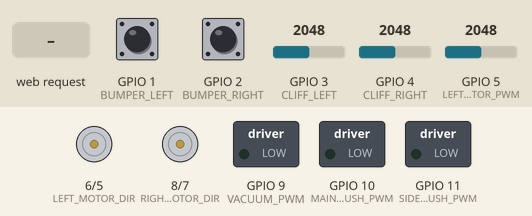
Simulated run of this sketch. Board: ESP32-S3. On the bench: direction and speed pins drawn as motors (green arrow = direction pin HIGH = forward, orange = LOW = backward, longer = more drive), switched loads named in the sketch (green lamp = pin HIGH). The inputs (shaded band) are chosen by the test bench; at power-on: GPIO 3 (CLIFF_LEFT) = 2048, GPIO 1 (BUMPER_LEFT) HIGH, GPIO 2 (BUMPER_RIGHT) HIGH, GPIO 4 (CLIFF_RIGHT) = 2048, GPIO 5 (LEFT_MOTOR_PWM) = 2048. WiFi joins after 1.5 s; servers stay silent unless stated; what the sketch prints to the serial monitor is not drawn.

Above: at 3.7 s.
3.8 s: HTTP request GET /drive?left=1 received
At 4.6 s:
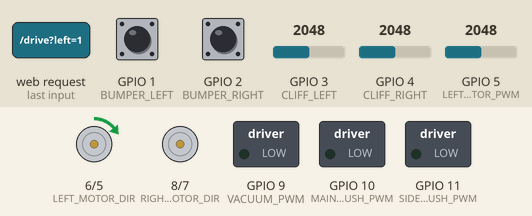
5.3 s: GPIO 3 (CLIFF_LEFT) set to 88
At 5.7 s:
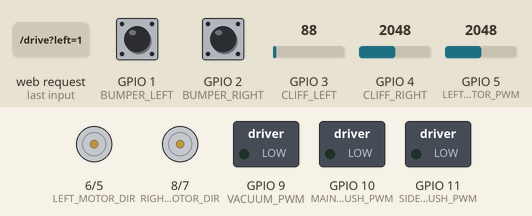
Timing chart, 0 to 8.3 s (numbered marks = the images above; inputs shaded):
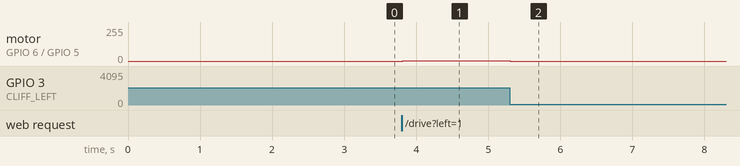

The sketch:

shark_controller.ino
```cpp
/*
 * Shark Robot Controller - Portenta H7 Firmware
 *
 * Receives commands via WiFi HTTP and controls motors
 * Designed to interface with the robot's motor drivers
 *
 * Hardware connections (adjust based on your wiring):
 * - Left wheel motor:  PWM on D5, DIR on D6
 * - Right wheel motor: PWM on D7, DIR on D8
 * - Vacuum motor:      PWM on D9
 * - Main brush:        PWM on D10
 * - Side brush:        PWM on D11
 */

#include <WiFi.h>
#include <WebServer.h>
#include <ArduinoJson.h>

// WiFi credentials - UPDATE THESE
const char* ssid = "Evolving Software";
const char* password = "YOUR_WIFI_PASSWORD";  // Update this!

// Motor pin definitions - UPDATE BASED ON YOUR WIRING
#define LEFT_MOTOR_PWM    5
#define LEFT_MOTOR_DIR    6
#define RIGHT_MOTOR_PWM   7
#define RIGHT_MOTOR_DIR   8
#define VACUUM_PWM        9
#define MAIN_BRUSH_PWM    10
#define SIDE_BRUSH_PWM    11

// Sensor pins (if connected)
#define BUMPER_LEFT       A0
#define BUMPER_RIGHT      A1
#define CLIFF_LEFT        A2
#define CLIFF_RIGHT       A3
#define CLIFF_FRONT       A4

// Motor state
int leftSpeed = 0;
int rightSpeed = 0;
int vacuumPower = 0;
int brushSpeed = 0;
unsigned long driveEndTime = 0;

WebServer server(8080);

void setup() {
  Serial.begin(115200);
  delay(1000);

  Serial.println("Shark Robot Controller - Portenta H7");
  Serial.println("=====================================");

  // Initialize motor pins
  pinMode(LEFT_MOTOR_PWM, OUTPUT);
  pinMode(LEFT_MOTOR_DIR, OUTPUT);
  pinMode(RIGHT_MOTOR_PWM, OUTPUT);
  pinMode(RIGHT_MOTOR_DIR, OUTPUT);
  pinMode(VACUUM_PWM, OUTPUT);
  pinMode(MAIN_BRUSH_PWM, OUTPUT);
  pinMode(SIDE_BRUSH_PWM, OUTPUT);

  // Initialize sensor pins
  pinMode(BUMPER_LEFT, INPUT_PULLUP);
  pinMode(BUMPER_RIGHT, INPUT_PULLUP);
  pinMode(CLIFF_LEFT, INPUT);
  pinMode(CLIFF_RIGHT, INPUT);
  pinMode(CLIFF_FRONT, INPUT);

  // Stop all motors initially
  stopAllMotors();

  // Connect to WiFi
  connectWiFi();

  // Setup HTTP endpoints
  setupServer();

  Serial.println("Ready for commands!");
}

void connectWiFi() {
  Serial.print("Connecting to WiFi: ");
  Serial.println(ssid);

  WiFi.begin(ssid, password);

  int attempts = 0;
  while (WiFi.status() != WL_CONNECTED && attempts < 30) {
    delay(500);
    Serial.print(".");
    attempts++;
  }

  if (WiFi.status() == WL_CONNECTED) {
    Serial.println("\nWiFi connected!");
    Serial.print("IP address: ");
    Serial.println(WiFi.localIP());
  } else {
    Serial.println("\nWiFi connection failed! Starting AP mode...");

    // Start AP mode as fallback
    WiFi.softAP("SharkRobot", "shark1234");
    Serial.print("AP IP address: ");
    Serial.println(WiFi.softAPIP());
  }
}

void setupServer() {
  // Status endpoint
  server.on("/status", HTTP_GET, handleStatus);

  // Sensor endpoint
  server.on("/sensors", HTTP_GET, handleSensors);

  // Drive endpoint
  server.on("/drive", HTTP_POST, handleDrive);
  server.on("/drive", HTTP_GET, handleDrive);

  // Stop endpoint
  server.on("/stop", HTTP_GET, handleStop);
  server.on("/stop", HTTP_POST, handleStop);

  // Vacuum control
  server.on("/vacuum", HTTP_POST, handleVacuum);
  server.on("/vacuum", HTTP_GET, handleVacuum);

  // Brush control
  server.on("/brush", HTTP_POST, handleBrush);
  server.on("/brush", HTTP_GET, handleBrush);

  // Root endpoint
  server.on("/", HTTP_GET, []() {
    server.send(200, "application/json", "{\"status\":\"ok\",\"device\":\"shark-robot-portenta\"}");
  });

  server.begin();
  Serial.println("HTTP server started on port 8080");
}

void handleStatus() {
  StaticJsonDocument<512> doc;

  doc["status"] = "online";
  doc["wifi_rssi"] = WiFi.RSSI();
  doc["ip"] = WiFi.localIP().toString();

  JsonObject motors = doc.createNestedObject("motors");
  motors["left_speed"] = leftSpeed;
  motors["right_speed"] = rightSpeed;
  motors["vacuum_power"] = vacuumPower;
  motors["brush_speed"] = brushSpeed;

  doc["uptime_ms"] = millis();

  String response;
  serializeJson(doc, response);
  server.send(200, "application/json", response);
}

void handleSensors() {
  StaticJsonDocument<512> doc;

  doc["bumper_left"] = !digitalRead(BUMPER_LEFT);  // Active low
  doc["bumper_right"] = !digitalRead(BUMPER_RIGHT);
  doc["cliff_left"] = analogRead(CLIFF_LEFT);
  doc["cliff_right"] = analogRead(CLIFF_RIGHT);
  doc["cliff_front"] = analogRead(CLIFF_FRONT);

  String response;
  serializeJson(doc, response);
  server.send(200, "application/json", response);
}

void handleDrive() {
  StaticJsonDocument<256> doc;

  if (server.hasArg("plain")) {
    deserializeJson(doc, server.arg("plain"));
  } else {
    // Handle URL parameters
    if (server.hasArg("left")) doc["left"] = server.arg("left").toInt();
    if (server.hasArg("right")) doc["right"] = server.arg("right").toInt();
    if (server.hasArg("duration")) doc["duration"] = server.arg("duration").toInt();
  }

  leftSpeed = constrain(doc["left"] | 0, -100, 100);
  rightSpeed = constrain(doc["right"] | 0, -100, 100);
  int duration = doc["duration"] | 0;

  // Set drive end time if duration specified
  if (duration > 0) {
    driveEndTime = millis() + duration;
  } else {
    driveEndTime = 0;  // Continuous
  }

  // Apply motor speeds
  setMotorSpeed(LEFT_MOTOR_PWM, LEFT_MOTOR_DIR, leftSpeed);
  setMotorSpeed(RIGHT_MOTOR_PWM, RIGHT_MOTOR_DIR, rightSpeed);

  Serial.printf("Drive: L=%d R=%d duration=%dms\n", leftSpeed, rightSpeed, duration);

  StaticJsonDocument<128> response;
  response["status"] = "ok";
  response["left"] = leftSpeed;
  response["right"] = rightSpeed;
  response["duration"] = duration;

  String responseStr;
  serializeJson(response, responseStr);
  server.send(200, "application/json", responseStr);
}

void handleStop() {
  stopAllMotors();

  Serial.println("STOP command received");
  server.send(200, "application/json", "{\"status\":\"stopped\"}");
}

void handleVacuum() {
  StaticJsonDocument<128> doc;

  if (server.hasArg("plain")) {
    deserializeJson(doc, server.arg("plain"));
  } else if (server.hasArg("power")) {
    doc["power"] = server.arg("power").toInt();
  }

  vacuumPower = constrain(doc["power"] | 0, 0, 100);

  int pwmValue = map(vacuumPower, 0, 100, 0, 255);
  analogWrite(VACUUM_PWM, pwmValue);

  Serial.printf("Vacuum power: %d%%\n", vacuumPower);

  StaticJsonDocument<64> response;
  response["status"] = "ok";
  response["power"] = vacuumPower;

  String responseStr;
  serializeJson(response, responseStr);
  server.send(200, "application/json", responseStr);
}

void handleBrush() {
  StaticJsonDocument<128> doc;

  if (server.hasArg("plain")) {
    deserializeJson(doc, server.arg("plain"));
  } else if (server.hasArg("speed")) {
    doc["speed"] = server.arg("speed").toInt();
  }

  brushSpeed = constrain(doc["speed"] | 0, 0, 100);

  int pwmValue = map(brushSpeed, 0, 100, 0, 255);
  analogWrite(MAIN_BRUSH_PWM, pwmValue);
  analogWrite(SIDE_BRUSH_PWM, pwmValue);

  Serial.printf("Brush speed: %d%%\n", brushSpeed);

  StaticJsonDocument<64> response;
  response["status"] = "ok";
  response["speed"] = brushSpeed;

  String responseStr;
  serializeJson(response, responseStr);
  server.send(200, "application/json", responseStr);
}

void setMotorSpeed(int pwmPin, int dirPin, int speed) {
  // Speed: -100 to 100
  // Negative = reverse

  if (speed >= 0) {
    digitalWrite(dirPin, HIGH);  // Forward
  } else {
    digitalWrite(dirPin, LOW);   // Reverse
    speed = -speed;
  }

  int pwmValue = map(speed, 0, 100, 0, 255);
  analogWrite(pwmPin, pwmValue);
}

void stopAllMotors() {
  leftSpeed = 0;
  rightSpeed = 0;
  driveEndTime = 0;

  analogWrite(LEFT_MOTOR_PWM, 0);
  analogWrite(RIGHT_MOTOR_PWM, 0);

  Serial.println("All motors stopped");
}

void loop() {
  server.handleClient();

  // Check if timed drive should end
  if (driveEndTime > 0 && millis() >= driveEndTime) {
    stopAllMotors();
    Serial.println("Drive duration ended");
  }

  // Safety: Check cliff sensors and stop if detected
  int cliffThreshold = 100;  // Adjust based on sensor
  if (analogRead(CLIFF_LEFT) < cliffThreshold ||
      analogRead(CLIFF_RIGHT) < cliffThreshold ||
      analogRead(CLIFF_FRONT) < cliffThreshold) {
    if (leftSpeed != 0 || rightSpeed != 0) {
      Serial.println("CLIFF DETECTED - Emergency stop!");
      stopAllMotors();
    }
  }

  // Safety: Check bumpers and stop if hit
  if (!digitalRead(BUMPER_LEFT) || !digitalRead(BUMPER_RIGHT)) {
    if (leftSpeed > 0 || rightSpeed > 0) {  // Only if moving forward
      Serial.println("BUMPER HIT - Stopping");
      stopAllMotors();
    }
  }

  delay(10);  // Small delay for stability
}
```

Measured:
- after the input at 3.8 s, motor on GPIO 6 (LEFT_MOTOR_DIR) / GPIO 5 (LEFT_MOTOR_PWM): stopped → forward 2/255 at once
- after the input at 5.3 s, motor on GPIO 6 (LEFT_MOTOR_DIR) / GPIO 5 (LEFT_MOTOR_PWM): forward 2/255 → stopped at once
